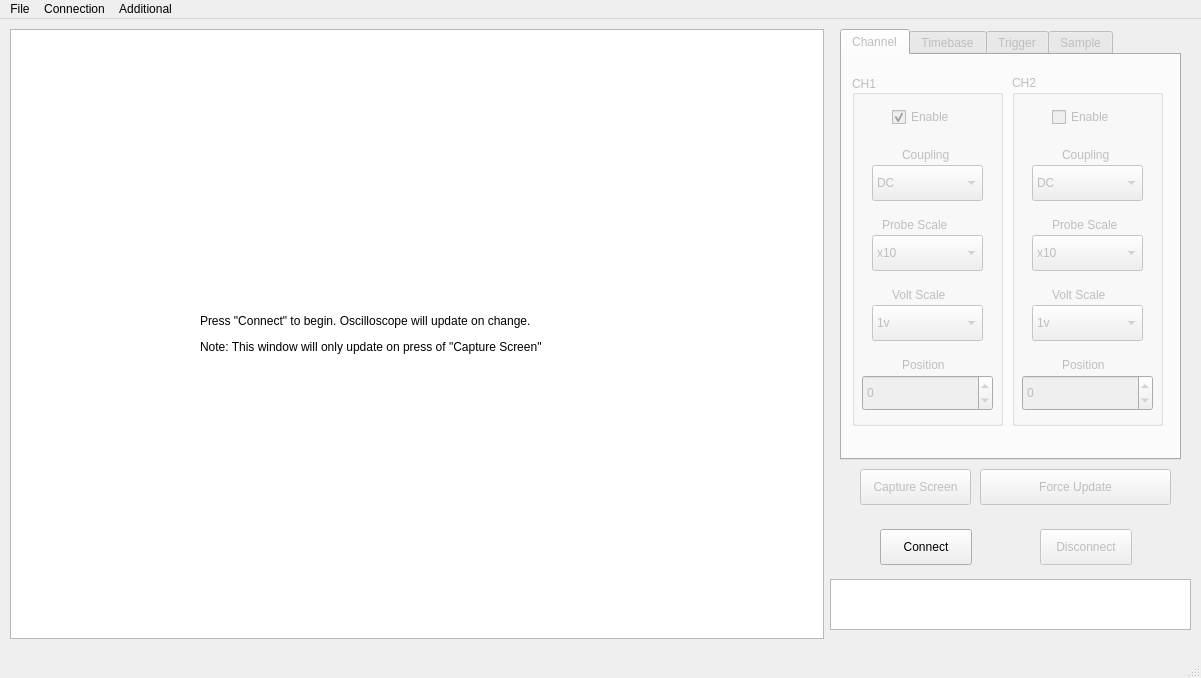
<?xml version="1.0" encoding="UTF-8"?>
<ui version="4.0">
 <class>owoncontrol</class>
 <widget class="QMainWindow" name="owoncontrol">
  <property name="geometry">
   <rect>
    <x>0</x>
    <y>0</y>
    <width>1201</width>
    <height>678</height>
   </rect>
  </property>
  <property name="sizePolicy">
   <sizepolicy hsizetype="Preferred" vsizetype="Preferred">
    <horstretch>0</horstretch>
    <verstretch>0</verstretch>
   </sizepolicy>
  </property>
  <property name="windowTitle">
   <string>Owoncontrol-qt</string>
  </property>
  <widget class="QWidget" name="centralWidget">
   <widget class="QTextEdit" name="textEdit">
    <property name="geometry">
     <rect>
      <x>830</x>
      <y>560</y>
      <width>361</width>
      <height>51</height>
     </rect>
    </property>
    <property name="readOnly">
     <bool>true</bool>
    </property>
   </widget>
   <widget class="QPushButton" name="connectButton">
    <property name="geometry">
     <rect>
      <x>880</x>
      <y>510</y>
      <width>92</width>
      <height>36</height>
     </rect>
    </property>
    <property name="text">
     <string>Connect</string>
    </property>
   </widget>
   <widget class="QPushButton" name="disconnectButton">
    <property name="enabled">
     <bool>false</bool>
    </property>
    <property name="geometry">
     <rect>
      <x>1040</x>
      <y>510</y>
      <width>92</width>
      <height>36</height>
     </rect>
    </property>
    <property name="text">
     <string>Disconnect</string>
    </property>
   </widget>
   <widget class="QGraphicsView" name="graphicsView">
    <property name="geometry">
     <rect>
      <x>10</x>
      <y>10</y>
      <width>814</width>
      <height>610</height>
     </rect>
    </property>
    <property name="verticalScrollBarPolicy">
     <enum>Qt::ScrollBarAlwaysOff</enum>
    </property>
    <property name="horizontalScrollBarPolicy">
     <enum>Qt::ScrollBarAlwaysOff</enum>
    </property>
    <property name="backgroundBrush">
     <brush brushstyle="NoBrush">
      <color alpha="255">
       <red>0</red>
       <green>0</green>
       <blue>0</blue>
      </color>
     </brush>
    </property>
   </widget>
   <widget class="QTabWidget" name="tabWidget">
    <property name="enabled">
     <bool>false</bool>
    </property>
    <property name="geometry">
     <rect>
      <x>840</x>
      <y>10</y>
      <width>341</width>
      <height>431</height>
     </rect>
    </property>
    <property name="layoutDirection">
     <enum>Qt::LeftToRight</enum>
    </property>
    <property name="currentIndex">
     <number>0</number>
    </property>
    <widget class="QWidget" name="tab">
     <attribute name="title">
      <string>Channel</string>
     </attribute>
     <widget class="QGroupBox" name="groupBox">
      <property name="geometry">
       <rect>
        <x>10</x>
        <y>20</y>
        <width>151</width>
        <height>351</height>
       </rect>
      </property>
      <property name="styleSheet">
       <string notr="true"/>
      </property>
      <property name="title">
       <string>CH1</string>
      </property>
      <property name="alignment">
       <set>Qt::AlignLeading|Qt::AlignLeft|Qt::AlignVCenter</set>
      </property>
      <property name="flat">
       <bool>false</bool>
      </property>
      <widget class="QCheckBox" name="ch1_enable_check">
       <property name="geometry">
        <rect>
         <x>40</x>
         <y>30</y>
         <width>71</width>
         <height>24</height>
        </rect>
       </property>
       <property name="text">
        <string>Enable</string>
       </property>
       <property name="checked">
        <bool>true</bool>
       </property>
      </widget>
      <widget class="QComboBox" name="ch1_coupling_combo">
       <property name="geometry">
        <rect>
         <x>20</x>
         <y>90</y>
         <width>111</width>
         <height>36</height>
        </rect>
       </property>
       <property name="currentIndex">
        <number>0</number>
       </property>
       <item>
        <property name="text">
         <string>DC</string>
        </property>
       </item>
       <item>
        <property name="text">
         <string>AC</string>
        </property>
       </item>
       <item>
        <property name="text">
         <string>GND</string>
        </property>
       </item>
      </widget>
      <widget class="QLabel" name="label">
       <property name="geometry">
        <rect>
         <x>50</x>
         <y>70</y>
         <width>63</width>
         <height>20</height>
        </rect>
       </property>
       <property name="text">
        <string>Coupling</string>
       </property>
      </widget>
      <widget class="QLabel" name="label_2">
       <property name="geometry">
        <rect>
         <x>30</x>
         <y>140</y>
         <width>81</width>
         <height>20</height>
        </rect>
       </property>
       <property name="text">
        <string>Probe Scale</string>
       </property>
      </widget>
      <widget class="QComboBox" name="ch1_probe_combo">
       <property name="geometry">
        <rect>
         <x>20</x>
         <y>160</y>
         <width>111</width>
         <height>36</height>
        </rect>
       </property>
       <property name="currentIndex">
        <number>1</number>
       </property>
       <item>
        <property name="text">
         <string>x1</string>
        </property>
       </item>
       <item>
        <property name="text">
         <string>x10</string>
        </property>
       </item>
       <item>
        <property name="text">
         <string>x100</string>
        </property>
       </item>
       <item>
        <property name="text">
         <string>x1000</string>
        </property>
       </item>
      </widget>
      <widget class="QLabel" name="label_3">
       <property name="geometry">
        <rect>
         <x>40</x>
         <y>210</y>
         <width>71</width>
         <height>20</height>
        </rect>
       </property>
       <property name="text">
        <string>Volt Scale</string>
       </property>
      </widget>
      <widget class="QComboBox" name="ch1_scale_combo">
       <property name="geometry">
        <rect>
         <x>20</x>
         <y>230</y>
         <width>111</width>
         <height>36</height>
        </rect>
       </property>
       <property name="currentIndex">
        <number>8</number>
       </property>
       <item>
        <property name="text">
         <string>2mV</string>
        </property>
       </item>
       <item>
        <property name="text">
         <string>5mV</string>
        </property>
       </item>
       <item>
        <property name="text">
         <string>10mV</string>
        </property>
       </item>
       <item>
        <property name="text">
         <string>20mV</string>
        </property>
       </item>
       <item>
        <property name="text">
         <string>50mV</string>
        </property>
       </item>
       <item>
        <property name="text">
         <string>100mV</string>
        </property>
       </item>
       <item>
        <property name="text">
         <string>200mV</string>
        </property>
       </item>
       <item>
        <property name="text">
         <string>500mv</string>
        </property>
       </item>
       <item>
        <property name="text">
         <string>1v</string>
        </property>
       </item>
       <item>
        <property name="text">
         <string>2v</string>
        </property>
       </item>
       <item>
        <property name="text">
         <string>5v</string>
        </property>
       </item>
       <item>
        <property name="text">
         <string>10v</string>
        </property>
       </item>
      </widget>
      <widget class="QSpinBox" name="ch1_position_spin">
       <property name="geometry">
        <rect>
         <x>10</x>
         <y>300</y>
         <width>131</width>
         <height>36</height>
        </rect>
       </property>
       <property name="minimum">
        <number>-100</number>
       </property>
       <property name="maximum">
        <number>100</number>
       </property>
      </widget>
      <widget class="QLabel" name="label_7">
       <property name="geometry">
        <rect>
         <x>50</x>
         <y>280</y>
         <width>51</width>
         <height>20</height>
        </rect>
       </property>
       <property name="text">
        <string>Position</string>
       </property>
      </widget>
     </widget>
     <widget class="QGroupBox" name="groupBox_2">
      <property name="geometry">
       <rect>
        <x>170</x>
        <y>20</y>
        <width>151</width>
        <height>351</height>
       </rect>
      </property>
      <property name="title">
       <string>CH2</string>
      </property>
      <widget class="QCheckBox" name="ch2_enable_check">
       <property name="geometry">
        <rect>
         <x>40</x>
         <y>30</y>
         <width>71</width>
         <height>24</height>
        </rect>
       </property>
       <property name="text">
        <string>Enable</string>
       </property>
      </widget>
      <widget class="QLabel" name="label_4">
       <property name="geometry">
        <rect>
         <x>50</x>
         <y>70</y>
         <width>63</width>
         <height>20</height>
        </rect>
       </property>
       <property name="text">
        <string>Coupling</string>
       </property>
      </widget>
      <widget class="QLabel" name="label_5">
       <property name="geometry">
        <rect>
         <x>40</x>
         <y>210</y>
         <width>71</width>
         <height>20</height>
        </rect>
       </property>
       <property name="text">
        <string>Volt Scale</string>
       </property>
      </widget>
      <widget class="QComboBox" name="ch2_probe_combo">
       <property name="geometry">
        <rect>
         <x>20</x>
         <y>160</y>
         <width>111</width>
         <height>36</height>
        </rect>
       </property>
       <property name="currentIndex">
        <number>1</number>
       </property>
       <item>
        <property name="text">
         <string>x1</string>
        </property>
       </item>
       <item>
        <property name="text">
         <string>x10</string>
        </property>
       </item>
       <item>
        <property name="text">
         <string>x100</string>
        </property>
       </item>
       <item>
        <property name="text">
         <string>x1000</string>
        </property>
       </item>
      </widget>
      <widget class="QComboBox" name="ch2_coupling_combo">
       <property name="geometry">
        <rect>
         <x>20</x>
         <y>90</y>
         <width>111</width>
         <height>36</height>
        </rect>
       </property>
       <property name="currentIndex">
        <number>0</number>
       </property>
       <item>
        <property name="text">
         <string>DC</string>
        </property>
       </item>
       <item>
        <property name="text">
         <string>AC</string>
        </property>
       </item>
       <item>
        <property name="text">
         <string>GND</string>
        </property>
       </item>
      </widget>
      <widget class="QLabel" name="label_6">
       <property name="geometry">
        <rect>
         <x>40</x>
         <y>140</y>
         <width>81</width>
         <height>20</height>
        </rect>
       </property>
       <property name="text">
        <string>Probe Scale</string>
       </property>
      </widget>
      <widget class="QComboBox" name="ch2_scale_combo">
       <property name="geometry">
        <rect>
         <x>20</x>
         <y>230</y>
         <width>111</width>
         <height>36</height>
        </rect>
       </property>
       <property name="currentIndex">
        <number>8</number>
       </property>
       <item>
        <property name="text">
         <string>2mV</string>
        </property>
       </item>
       <item>
        <property name="text">
         <string>5mV</string>
        </property>
       </item>
       <item>
        <property name="text">
         <string>10mV</string>
        </property>
       </item>
       <item>
        <property name="text">
         <string>20mV</string>
        </property>
       </item>
       <item>
        <property name="text">
         <string>50mV</string>
        </property>
       </item>
       <item>
        <property name="text">
         <string>100mV</string>
        </property>
       </item>
       <item>
        <property name="text">
         <string>200mV</string>
        </property>
       </item>
       <item>
        <property name="text">
         <string>500mv</string>
        </property>
       </item>
       <item>
        <property name="text">
         <string>1v</string>
        </property>
       </item>
       <item>
        <property name="text">
         <string>2v</string>
        </property>
       </item>
       <item>
        <property name="text">
         <string>5v</string>
        </property>
       </item>
       <item>
        <property name="text">
         <string>10v</string>
        </property>
       </item>
      </widget>
      <widget class="QSpinBox" name="ch2_position_spin">
       <property name="geometry">
        <rect>
         <x>10</x>
         <y>300</y>
         <width>131</width>
         <height>36</height>
        </rect>
       </property>
       <property name="minimum">
        <number>-100</number>
       </property>
       <property name="maximum">
        <number>100</number>
       </property>
      </widget>
      <widget class="QLabel" name="label_8">
       <property name="geometry">
        <rect>
         <x>50</x>
         <y>280</y>
         <width>51</width>
         <height>20</height>
        </rect>
       </property>
       <property name="text">
        <string>Position</string>
       </property>
      </widget>
     </widget>
    </widget>
    <widget class="QWidget" name="tab_2">
     <attribute name="title">
      <string>Timebase</string>
     </attribute>
     <widget class="QLabel" name="label_10">
      <property name="geometry">
       <rect>
        <x>130</x>
        <y>20</y>
        <width>63</width>
        <height>20</height>
       </rect>
      </property>
      <property name="text">
       <string>Timebase</string>
      </property>
     </widget>
     <widget class="QComboBox" name="timebase_combo">
      <property name="geometry">
       <rect>
        <x>120</x>
        <y>40</y>
        <width>103</width>
        <height>36</height>
       </rect>
      </property>
      <property name="currentIndex">
       <number>17</number>
      </property>
      <item>
       <property name="text">
        <string>2nS</string>
       </property>
      </item>
      <item>
       <property name="text">
        <string>5nS</string>
       </property>
      </item>
      <item>
       <property name="text">
        <string>10nS</string>
       </property>
      </item>
      <item>
       <property name="text">
        <string>20nS</string>
       </property>
      </item>
      <item>
       <property name="text">
        <string>50nS</string>
       </property>
      </item>
      <item>
       <property name="text">
        <string>100nS</string>
       </property>
      </item>
      <item>
       <property name="text">
        <string>200ns</string>
       </property>
      </item>
      <item>
       <property name="text">
        <string>500nS</string>
       </property>
      </item>
      <item>
       <property name="text">
        <string>1uS</string>
       </property>
      </item>
      <item>
       <property name="text">
        <string>2uS</string>
       </property>
      </item>
      <item>
       <property name="text">
        <string>5uS</string>
       </property>
      </item>
      <item>
       <property name="text">
        <string>10uS</string>
       </property>
      </item>
      <item>
       <property name="text">
        <string>20uS</string>
       </property>
      </item>
      <item>
       <property name="text">
        <string>50uS</string>
       </property>
      </item>
      <item>
       <property name="text">
        <string>100uS</string>
       </property>
      </item>
      <item>
       <property name="text">
        <string>200uS</string>
       </property>
      </item>
      <item>
       <property name="text">
        <string>500uS</string>
       </property>
      </item>
      <item>
       <property name="text">
        <string>1mS</string>
       </property>
      </item>
      <item>
       <property name="text">
        <string>2mS</string>
       </property>
      </item>
      <item>
       <property name="text">
        <string>5mS</string>
       </property>
      </item>
      <item>
       <property name="text">
        <string>10mS</string>
       </property>
      </item>
      <item>
       <property name="text">
        <string>20mS</string>
       </property>
      </item>
      <item>
       <property name="text">
        <string>50mS</string>
       </property>
      </item>
      <item>
       <property name="text">
        <string>100mS</string>
       </property>
      </item>
      <item>
       <property name="text">
        <string>200mS</string>
       </property>
      </item>
      <item>
       <property name="text">
        <string>500mS</string>
       </property>
      </item>
      <item>
       <property name="text">
        <string>1S</string>
       </property>
      </item>
      <item>
       <property name="text">
        <string>2S</string>
       </property>
      </item>
      <item>
       <property name="text">
        <string>5S</string>
       </property>
      </item>
      <item>
       <property name="text">
        <string>10S</string>
       </property>
      </item>
      <item>
       <property name="text">
        <string>20S</string>
       </property>
      </item>
      <item>
       <property name="text">
        <string>50S</string>
       </property>
      </item>
      <item>
       <property name="text">
        <string>100S</string>
       </property>
      </item>
     </widget>
     <widget class="QSpinBox" name="hor_trig_spin">
      <property name="geometry">
       <rect>
        <x>100</x>
        <y>120</y>
        <width>141</width>
        <height>36</height>
       </rect>
      </property>
      <property name="minimum">
       <number>-10000</number>
      </property>
      <property name="maximum">
       <number>10000</number>
      </property>
     </widget>
     <widget class="QLabel" name="label_11">
      <property name="geometry">
       <rect>
        <x>90</x>
        <y>100</y>
        <width>181</width>
        <height>20</height>
       </rect>
      </property>
      <property name="text">
       <string>Horizontal Trigger Position</string>
      </property>
     </widget>
    </widget>
    <widget class="QWidget" name="tab_3">
     <attribute name="title">
      <string>Trigger</string>
     </attribute>
     <widget class="QRadioButton" name="trigger_single_radio">
      <property name="geometry">
       <rect>
        <x>110</x>
        <y>20</y>
        <width>71</width>
        <height>24</height>
       </rect>
      </property>
      <property name="text">
       <string>Single</string>
      </property>
      <property name="checked">
       <bool>true</bool>
      </property>
      <attribute name="buttonGroup">
       <string notr="true">buttonGroup</string>
      </attribute>
     </widget>
     <widget class="QRadioButton" name="trigger_alternate_radio">
      <property name="geometry">
       <rect>
        <x>200</x>
        <y>20</y>
        <width>91</width>
        <height>24</height>
       </rect>
      </property>
      <property name="text">
       <string>Alternate</string>
      </property>
      <attribute name="buttonGroup">
       <string notr="true">buttonGroup</string>
      </attribute>
     </widget>
     <widget class="QLabel" name="label_12">
      <property name="geometry">
       <rect>
        <x>20</x>
        <y>20</y>
        <width>63</width>
        <height>20</height>
       </rect>
      </property>
      <property name="text">
       <string>Type:</string>
      </property>
     </widget>
     <widget class="QRadioButton" name="trigger_ch1_radio">
      <property name="geometry">
       <rect>
        <x>110</x>
        <y>40</y>
        <width>71</width>
        <height>24</height>
       </rect>
      </property>
      <property name="text">
       <string>CH1</string>
      </property>
      <property name="checked">
       <bool>true</bool>
      </property>
      <attribute name="buttonGroup">
       <string notr="true">buttonGroup_2</string>
      </attribute>
     </widget>
     <widget class="QLabel" name="label_13">
      <property name="geometry">
       <rect>
        <x>20</x>
        <y>40</y>
        <width>63</width>
        <height>20</height>
       </rect>
      </property>
      <property name="text">
       <string>Channel:</string>
      </property>
     </widget>
     <widget class="QRadioButton" name="trigger_ch2_radio">
      <property name="geometry">
       <rect>
        <x>200</x>
        <y>40</y>
        <width>91</width>
        <height>24</height>
       </rect>
      </property>
      <property name="text">
       <string>CH2</string>
      </property>
      <attribute name="buttonGroup">
       <string notr="true">buttonGroup_2</string>
      </attribute>
     </widget>
     <widget class="QRadioButton" name="trigger_edge_radio">
      <property name="geometry">
       <rect>
        <x>110</x>
        <y>60</y>
        <width>71</width>
        <height>24</height>
       </rect>
      </property>
      <property name="text">
       <string>Edge</string>
      </property>
      <property name="checked">
       <bool>true</bool>
      </property>
      <attribute name="buttonGroup">
       <string notr="true">buttonGroup_3</string>
      </attribute>
     </widget>
     <widget class="QLabel" name="label_14">
      <property name="geometry">
       <rect>
        <x>20</x>
        <y>60</y>
        <width>63</width>
        <height>20</height>
       </rect>
      </property>
      <property name="text">
       <string>Mode:</string>
      </property>
     </widget>
     <widget class="QRadioButton" name="trigger_video_radio">
      <property name="geometry">
       <rect>
        <x>200</x>
        <y>60</y>
        <width>91</width>
        <height>24</height>
       </rect>
      </property>
      <property name="text">
       <string>Video</string>
      </property>
      <attribute name="buttonGroup">
       <string notr="true">buttonGroup_3</string>
      </attribute>
     </widget>
     <widget class="QTabWidget" name="tabWidget_3">
      <property name="geometry">
       <rect>
        <x>20</x>
        <y>90</y>
        <width>291</width>
        <height>231</height>
       </rect>
      </property>
      <property name="currentIndex">
       <number>0</number>
      </property>
      <widget class="QWidget" name="tabWidget_3Page1">
       <attribute name="title">
        <string>Edge Options</string>
       </attribute>
       <widget class="QComboBox" name="trigger_edge_combo">
        <property name="geometry">
         <rect>
          <x>140</x>
          <y>10</y>
          <width>103</width>
          <height>36</height>
         </rect>
        </property>
        <item>
         <property name="text">
          <string>Rising</string>
         </property>
        </item>
        <item>
         <property name="text">
          <string>Falling</string>
         </property>
        </item>
       </widget>
       <widget class="QComboBox" name="trigger_edge_coupling_combo">
        <property name="geometry">
         <rect>
          <x>140</x>
          <y>50</y>
          <width>103</width>
          <height>36</height>
         </rect>
        </property>
        <item>
         <property name="text">
          <string>DC</string>
         </property>
        </item>
        <item>
         <property name="text">
          <string>AC</string>
         </property>
        </item>
        <item>
         <property name="text">
          <string>HF</string>
         </property>
        </item>
        <item>
         <property name="text">
          <string>LF</string>
         </property>
        </item>
       </widget>
       <widget class="QComboBox" name="trigger_edge_trigmode_combo">
        <property name="geometry">
         <rect>
          <x>140</x>
          <y>90</y>
          <width>103</width>
          <height>36</height>
         </rect>
        </property>
        <item>
         <property name="text">
          <string>Auto</string>
         </property>
        </item>
        <item>
         <property name="text">
          <string>Normal</string>
         </property>
        </item>
        <item>
         <property name="text">
          <string>Once</string>
         </property>
        </item>
       </widget>
       <widget class="QLabel" name="label_15">
        <property name="geometry">
         <rect>
          <x>80</x>
          <y>20</y>
          <width>41</width>
          <height>20</height>
         </rect>
        </property>
        <property name="text">
         <string>Edge:</string>
        </property>
       </widget>
       <widget class="QLabel" name="label_16">
        <property name="geometry">
         <rect>
          <x>60</x>
          <y>60</y>
          <width>63</width>
          <height>20</height>
         </rect>
        </property>
        <property name="text">
         <string>Coupling:</string>
        </property>
       </widget>
       <widget class="QLabel" name="label_17">
        <property name="geometry">
         <rect>
          <x>30</x>
          <y>100</y>
          <width>91</width>
          <height>20</height>
         </rect>
        </property>
        <property name="text">
         <string>Trigger Mode:</string>
        </property>
       </widget>
       <widget class="QSpinBox" name="trigger_edge_trigvoltage_spin">
        <property name="geometry">
         <rect>
          <x>140</x>
          <y>130</y>
          <width>131</width>
          <height>36</height>
         </rect>
        </property>
        <property name="focusPolicy">
         <enum>Qt::WheelFocus</enum>
        </property>
        <property name="minimum">
         <number>-10000</number>
        </property>
        <property name="maximum">
         <number>10000</number>
        </property>
       </widget>
       <widget class="QLabel" name="label_18">
        <property name="geometry">
         <rect>
          <x>20</x>
          <y>140</y>
          <width>111</width>
          <height>20</height>
         </rect>
        </property>
        <property name="text">
         <string>Trigger Voltage:</string>
        </property>
       </widget>
      </widget>
      <widget class="QWidget" name="tab_5">
       <attribute name="title">
        <string>Video Options</string>
       </attribute>
       <widget class="QComboBox" name="trigger_video_mod_combo">
        <property name="geometry">
         <rect>
          <x>140</x>
          <y>20</y>
          <width>103</width>
          <height>36</height>
         </rect>
        </property>
        <item>
         <property name="text">
          <string>NTSC</string>
         </property>
        </item>
        <item>
         <property name="text">
          <string>PAL</string>
         </property>
        </item>
        <item>
         <property name="text">
          <string>SECAM</string>
         </property>
        </item>
       </widget>
       <widget class="QComboBox" name="trigger_video_sync_combo">
        <property name="geometry">
         <rect>
          <x>140</x>
          <y>60</y>
          <width>103</width>
          <height>36</height>
         </rect>
        </property>
        <property name="currentIndex">
         <number>0</number>
        </property>
        <item>
         <property name="text">
          <string>LINE</string>
         </property>
        </item>
        <item>
         <property name="text">
          <string>FIELD</string>
         </property>
        </item>
        <item>
         <property name="text">
          <string>ODD</string>
         </property>
        </item>
        <item>
         <property name="text">
          <string>EVEN</string>
         </property>
        </item>
        <item>
         <property name="text">
          <string>LINENO</string>
         </property>
        </item>
       </widget>
       <widget class="QLabel" name="label_22">
        <property name="geometry">
         <rect>
          <x>30</x>
          <y>30</y>
          <width>81</width>
          <height>20</height>
         </rect>
        </property>
        <property name="text">
         <string>Modulation:</string>
        </property>
       </widget>
       <widget class="QLabel" name="label_23">
        <property name="geometry">
         <rect>
          <x>70</x>
          <y>70</y>
          <width>41</width>
          <height>20</height>
         </rect>
        </property>
        <property name="text">
         <string>Sync:</string>
        </property>
       </widget>
       <widget class="QSpinBox" name="trigger_video_line_spin">
        <property name="enabled">
         <bool>false</bool>
        </property>
        <property name="geometry">
         <rect>
          <x>140</x>
          <y>100</y>
          <width>131</width>
          <height>36</height>
         </rect>
        </property>
        <property name="minimum">
         <number>1</number>
        </property>
        <property name="maximum">
         <number>525</number>
        </property>
       </widget>
       <widget class="QLabel" name="label_24">
        <property name="geometry">
         <rect>
          <x>70</x>
          <y>110</y>
          <width>31</width>
          <height>20</height>
         </rect>
        </property>
        <property name="text">
         <string>Line:</string>
        </property>
       </widget>
      </widget>
     </widget>
     <widget class="QPushButton" name="pushButton_2">
      <property name="geometry">
       <rect>
        <x>40</x>
        <y>330</y>
        <width>101</width>
        <height>36</height>
       </rect>
      </property>
      <property name="text">
       <string>Force Trigger</string>
      </property>
     </widget>
     <widget class="QPushButton" name="pushButton_3">
      <property name="geometry">
       <rect>
        <x>150</x>
        <y>330</y>
        <width>71</width>
        <height>36</height>
       </rect>
      </property>
      <property name="text">
       <string>Set 50%</string>
      </property>
     </widget>
     <widget class="QPushButton" name="pushButton_4">
      <property name="geometry">
       <rect>
        <x>230</x>
        <y>330</y>
        <width>71</width>
        <height>36</height>
       </rect>
      </property>
      <property name="text">
       <string>Set 0%</string>
      </property>
     </widget>
    </widget>
    <widget class="QWidget" name="tab_4">
     <attribute name="title">
      <string>Sample</string>
     </attribute>
     <widget class="QLabel" name="label_19">
      <property name="geometry">
       <rect>
        <x>90</x>
        <y>30</y>
        <width>41</width>
        <height>20</height>
       </rect>
      </property>
      <property name="text">
       <string>Mode:</string>
      </property>
     </widget>
     <widget class="QComboBox" name="sample_mode_combo">
      <property name="geometry">
       <rect>
        <x>160</x>
        <y>20</y>
        <width>103</width>
        <height>36</height>
       </rect>
      </property>
      <item>
       <property name="text">
        <string>Sample</string>
       </property>
      </item>
      <item>
       <property name="text">
        <string>Peak</string>
       </property>
      </item>
     </widget>
     <widget class="QLabel" name="label_20">
      <property name="geometry">
       <rect>
        <x>20</x>
        <y>80</y>
        <width>121</width>
        <height>21</height>
       </rect>
      </property>
      <property name="text">
       <string>Number Samples:</string>
      </property>
     </widget>
     <widget class="QComboBox" name="samples_combo">
      <property name="geometry">
       <rect>
        <x>160</x>
        <y>70</y>
        <width>103</width>
        <height>36</height>
       </rect>
      </property>
      <item>
       <property name="text">
        <string>4</string>
       </property>
      </item>
      <item>
       <property name="text">
        <string>16</string>
       </property>
      </item>
      <item>
       <property name="text">
        <string>64</string>
       </property>
      </item>
      <item>
       <property name="text">
        <string>128</string>
       </property>
      </item>
     </widget>
     <widget class="QLabel" name="label_9">
      <property name="geometry">
       <rect>
        <x>40</x>
        <y>130</y>
        <width>101</width>
        <height>20</height>
       </rect>
      </property>
      <property name="text">
       <string>Deep Memory:</string>
      </property>
     </widget>
     <widget class="QComboBox" name="deep_mem_combo">
      <property name="geometry">
       <rect>
        <x>160</x>
        <y>120</y>
        <width>103</width>
        <height>36</height>
       </rect>
      </property>
      <property name="currentIndex">
       <number>1</number>
      </property>
      <item>
       <property name="text">
        <string>1K</string>
       </property>
      </item>
      <item>
       <property name="text">
        <string>10K</string>
       </property>
      </item>
      <item>
       <property name="text">
        <string>100K</string>
       </property>
      </item>
      <item>
       <property name="text">
        <string>1M</string>
       </property>
      </item>
      <item>
       <property name="text">
        <string>10M</string>
       </property>
      </item>
     </widget>
    </widget>
   </widget>
   <widget class="QPushButton" name="forceupdate_btn">
    <property name="enabled">
     <bool>false</bool>
    </property>
    <property name="geometry">
     <rect>
      <x>980</x>
      <y>450</y>
      <width>191</width>
      <height>36</height>
     </rect>
    </property>
    <property name="text">
     <string>Force Update</string>
    </property>
   </widget>
   <widget class="QPushButton" name="capture_btn">
    <property name="enabled">
     <bool>false</bool>
    </property>
    <property name="geometry">
     <rect>
      <x>860</x>
      <y>450</y>
      <width>111</width>
      <height>36</height>
     </rect>
    </property>
    <property name="text">
     <string>Capture Screen</string>
    </property>
   </widget>
   <widget class="QLabel" name="info_label">
    <property name="enabled">
     <bool>true</bool>
    </property>
    <property name="geometry">
     <rect>
      <x>200</x>
      <y>280</y>
      <width>431</width>
      <height>71</height>
     </rect>
    </property>
    <property name="text">
     <string>&lt;html&gt;&lt;head/&gt;&lt;body&gt;&lt;p&gt;Press &amp;quot;Connect&amp;quot; to begin. Oscilloscope will update on change.&lt;/p&gt;&lt;p&gt;Note: This window will only update on press of &amp;quot;Capture Screen&amp;quot;&lt;/p&gt;&lt;/body&gt;&lt;/html&gt;</string>
    </property>
   </widget>
  </widget>
  <widget class="QMenuBar" name="menuBar">
   <property name="geometry">
    <rect>
     <x>0</x>
     <y>0</y>
     <width>1201</width>
     <height>28</height>
    </rect>
   </property>
   <widget class="QMenu" name="menuClose">
    <property name="title">
     <string>File</string>
    </property>
    <addaction name="actionClose"/>
   </widget>
   <widget class="QMenu" name="menuConnection">
    <property name="title">
     <string>Connection</string>
    </property>
    <addaction name="actionConnect"/>
    <addaction name="actionDisconnect"/>
    <addaction name="actionConnection_Settings"/>
   </widget>
   <widget class="QMenu" name="menuAdditional">
    <property name="title">
     <string>Additional</string>
    </property>
    <addaction name="actionAutoset"/>
    <addaction name="actionSelf_Cal"/>
    <addaction name="actionScreenshot"/>
    <addaction name="separator"/>
    <addaction name="actionFactory_Reset"/>
   </widget>
   <addaction name="menuClose"/>
   <addaction name="menuConnection"/>
   <addaction name="menuAdditional"/>
  </widget>
  <widget class="QStatusBar" name="statusBar"/>
  <action name="actionClose">
   <property name="text">
    <string>Close</string>
   </property>
  </action>
  <action name="actionConnect">
   <property name="text">
    <string>Connect</string>
   </property>
  </action>
  <action name="actionDisconnect">
   <property name="enabled">
    <bool>false</bool>
   </property>
   <property name="text">
    <string>Disconnect</string>
   </property>
  </action>
  <action name="actionAutoset">
   <property name="enabled">
    <bool>false</bool>
   </property>
   <property name="text">
    <string>Autoset</string>
   </property>
  </action>
  <action name="actionSelf_Cal">
   <property name="enabled">
    <bool>false</bool>
   </property>
   <property name="text">
    <string>Self Cal</string>
   </property>
  </action>
  <action name="actionFactory_Reset">
   <property name="enabled">
    <bool>false</bool>
   </property>
   <property name="text">
    <string>Factory Reset</string>
   </property>
  </action>
  <action name="actionScreenshot">
   <property name="enabled">
    <bool>false</bool>
   </property>
   <property name="text">
    <string>Screenshot</string>
   </property>
  </action>
  <action name="actionConnection_Settings">
   <property name="text">
    <string>Connection Settings</string>
   </property>
  </action>
 </widget>
 <layoutdefault spacing="6" margin="11"/>
 <resources/>
 <connections/>
 <buttongroups>
  <buttongroup name="buttonGroup"/>
  <buttongroup name="buttonGroup_3"/>
  <buttongroup name="buttonGroup_2"/>
 </buttongroups>
</ui>
